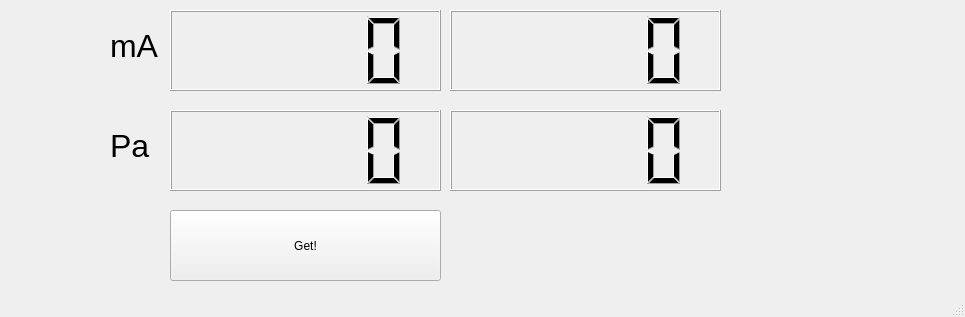
<?xml version="1.0" encoding="UTF-8"?>
<ui version="4.0">
 <class>MainWindow</class>
 <widget class="QMainWindow" name="MainWindow">
  <property name="geometry">
   <rect>
    <x>0</x>
    <y>0</y>
    <width>965</width>
    <height>317</height>
   </rect>
  </property>
  <property name="windowTitle">
   <string>MainWindow</string>
  </property>
  <widget class="QWidget" name="centralwidget">
   <widget class="QLCDNumber" name="mAlcd">
    <property name="geometry">
     <rect>
      <x>170</x>
      <y>10</y>
      <width>271</width>
      <height>81</height>
     </rect>
    </property>
    <property name="smallDecimalPoint">
     <bool>false</bool>
    </property>
   </widget>
   <widget class="QLCDNumber" name="lcdNumber_2">
    <property name="geometry">
     <rect>
      <x>170</x>
      <y>110</y>
      <width>271</width>
      <height>81</height>
     </rect>
    </property>
   </widget>
   <widget class="QLabel" name="label">
    <property name="geometry">
     <rect>
      <x>110</x>
      <y>10</y>
      <width>51</width>
      <height>71</height>
     </rect>
    </property>
    <property name="font">
     <font>
      <pointsize>24</pointsize>
     </font>
    </property>
    <property name="text">
     <string>mA</string>
    </property>
   </widget>
   <widget class="QLabel" name="label_2">
    <property name="geometry">
     <rect>
      <x>110</x>
      <y>110</y>
      <width>41</width>
      <height>71</height>
     </rect>
    </property>
    <property name="font">
     <font>
      <pointsize>24</pointsize>
     </font>
    </property>
    <property name="text">
     <string>Pa</string>
    </property>
   </widget>
   <widget class="QPushButton" name="pushButton">
    <property name="geometry">
     <rect>
      <x>170</x>
      <y>210</y>
      <width>271</width>
      <height>71</height>
     </rect>
    </property>
    <property name="text">
     <string>Get!</string>
    </property>
   </widget>
   <widget class="QLCDNumber" name="mAlcd_2">
    <property name="geometry">
     <rect>
      <x>450</x>
      <y>10</y>
      <width>271</width>
      <height>81</height>
     </rect>
    </property>
    <property name="smallDecimalPoint">
     <bool>false</bool>
    </property>
   </widget>
   <widget class="QLCDNumber" name="lcdNumber_3">
    <property name="geometry">
     <rect>
      <x>450</x>
      <y>110</y>
      <width>271</width>
      <height>81</height>
     </rect>
    </property>
   </widget>
  </widget>
  <widget class="QStatusBar" name="statusbar"/>
 </widget>
 <resources/>
 <connections/>
</ui>
